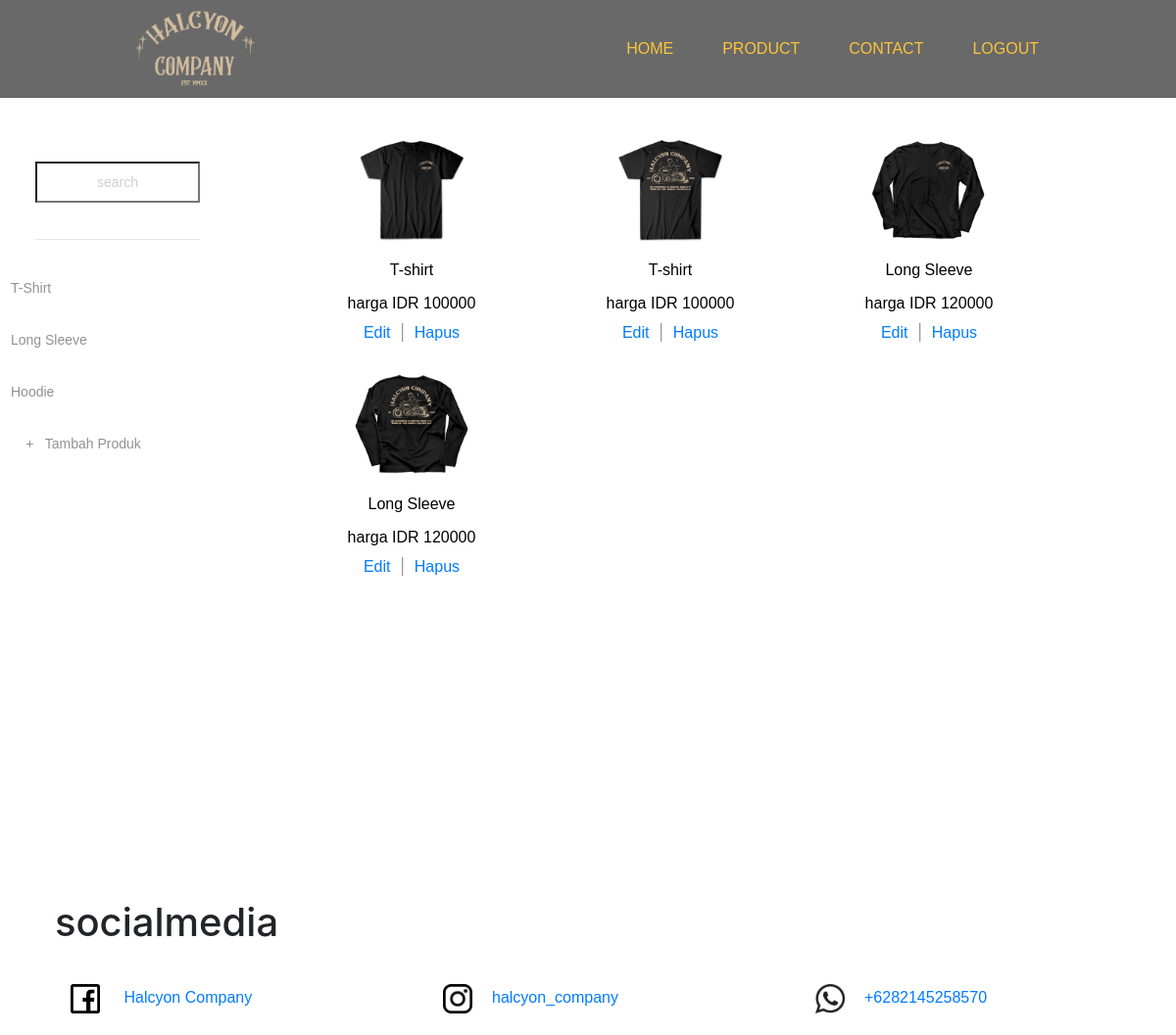
Page /produk-admin.php (signed in) on the committed database.
### tables this page shows
CREATE TABLE `produk` (
  `id` int(11) NOT NULL,
  `nama_produk` varchar(255) DEFAULT NULL,
  `deskripsi` text DEFAULT NULL,
  `harga_jual` int(11) DEFAULT NULL,
  `gambar_produk` varchar(255) DEFAULT NULL
);

### produk-admin.php (the view, shortened to what this page needs)
<?php
  include('koneksi.php');
?>
<!DOCTYPE html>
<html>
  <head>
    <link rel="stylesheet" type="text/css"href="css/style.css">
    <link href="css/styleproduct.css" rel="stylesheet" type="text/css">
    <link href="css/bootstrap.min.css" rel="stylesheet" type="text/css">
  </head>
  <body>
    <div id="wrapper">
      <header style="background-color:rgb(105,105,105);" class="main-header container_p">
        <div class="logo">
            <img src="img/logo.png" alt="Halycon">
        </div>
        <nav class="main-nav">
            <ul>
                <li><a href="index.html">HOME</a></li>
                <li><a href="produk-admin.php">PRODUCT</a></li>
                <li><a href="#">CONTACT</a></li>
                <?php if ($_SESSION['role_user']=='admin'): ?>
                  <li><a href="php/logout.php">LOGOUT</a></li>
                <?php endif ?>
            </ul>
        </nav>
      </header>
      <div id="content">
        <section class="sidebar">
          <input type="text"  id="search" value="search">
            <div id="menubar">
              <nav class="menu">
                <hr>
                <ul>
                  <li><a href="#" title="Link">T-Shirt</a></li>
                  <li><a href="#" title="Link">Long Sleeve</span></a></li>
                  <li><a href="#" title="Link">Hoodie</a></li>
                  <li><center><a href="php/tambah_produk.php">+ &nbsp; Tambah Produk</a><center></li>
                </ul>
              </nav>
            </div>
        </section>
        <section class="mainContent">
          <div class="productRow">
            <div class="container">
              <div class="row">
                <?php
                    $query = "SELECT * FROM produk ORDER BY id ASC";
                    $result = mysqli_query($koneksi, $query);
                      $no = 1;
                      while($row = mysqli_fetch_assoc($result)){
                ?>
                  <div class="col-sm-4">
                    <ul>
                      <li><img src="gambar/<?php echo $row['gambar_produk']; ?>" style="width: 120px;"></li>
                      <li><?php echo $row['nama_produk']; ?></li>
                      <li>harga IDR <?php echo $row['harga_jual']; ?></li>
                      <a href="php/edit_produk.php?id=<?php echo $row['id']; ?>">Edit</a> |
                      <a href="php/proses_hapus.php?id=<?php echo $row['id']; ?>" onclick="return confirm('Anda yakin akan menghapus data ini?')">Hapus</a>
                    </ul>
                  </div>
                <?php
                    $no++; }
                ?>
              </div>
            </div>
          </div>
        </section>
      </div>
     <footer>
      <div class="container">
        <div class="box">
          <h1>socialmedia</h1>
        </div>
        <div class="row">
          <div class="col-sm 3">
            <div class="logo-custom">
              <a href="https://www.facebook.com/halcyoncompany"target="_blank"><img src="img/facebook.png"> Halcyon Company</a>
            </div>
          </div>
          <div class="col-sm 3">
            <div class="logo-custom">
              <a href="https://www.instagram.com/halcyon_company/"target="_blank"><img src="img/instagram.png"">halcyon_company</a>
            </div>
          </div>
          <div class="col-sm 3">
            <div class="logo-custom">
             <a href="https://api.whatsapp.com/send?phone=6282145258750"target="_blank"><img src="img/whatsapp.png">+6282145258570</a>
            </div>
          </div>
        </div>
      </div>
    </footer>
  </body>
</html>

### css/style.css (style rules this page uses)
body { color: black; font-size: 15px; font-family: 'Karla', sans-serif; line-height: 1.80857; margin:0; }
h1 { font-size: 24px }
a { color: #fff; text-decoration: none!important; outline: none; }
ul, li, ol { list-style: none; margin: 0; padding: 0; }
.logo { width: 110px; margin: 4px 14px; float: left; }
.logo-custom { margin: 2px; background-color: #fff; }
.logo-custom img { width: 30px; margin: 20px; background-color: #fff; }
.container .box { width: 250px; height: 60px; text-align: center; display: block; margin-bottom: 10px; border: 5px solid rgba(255, 255, 255); }

### css/styleproduct.css (style rules this page uses)
#content { clear: both; overflow: auto; padding-top: 29px; }
#content .sidebar { font-family: 'Montserrat', sans-serif; color: rgba(146,146,146,1.00); float: left; width: 20%; padding-left: 3%; padding-right: 3%; text-align: center; padding-top: 36px; height: 784px; }
#content .mainContent { float: left; width: 70%; text-align: center; padding-left: 4%; }
#content .sidebar #menubar { text-align: left; color: rgba(146,146,146,1.00); position: relative; left: 0%; }
#content .sidebar #search { width: 100%; border-radius: 0px; height: 42px; text-align: center; color: rgba(208,207,207,1.00); font-size: 14px; ; margin-bottom: 21px; }
.menu ul li { list-style-type: none; font-size: x-large; position: relative; left: -35px; padding-top: 12px; }
#content .mainContent .productRow { overflow: auto; color: rgba(146,146,146,1.00); }
.sidebar #menubar .menu ul li a { color: rgba(146,146,146,1.00); text-decoration: none; }
#menubar .menu ul li a { font-size: 14px; }
.sidebar #menubar .menu { margin-bottom: 29px; }
*::before, *::after { box-sizing: border-box; }
body { margin: 0; padding: 0; font-family: Arial, Helvetica, sans-serif; }
.main-header { display: flex; height: 100px; justify-content: space-between; align-items: center; }
.container_p { margin: 0px auto; padding: 0 115px; }
.logo img { width: 9rem; }
.main-nav ul { display: flex; list-style: none; margin: 0; padding: 0; }
.main-nav a { color: rgb(252, 197, 57); padding: 1.25rem; text-decoration: none; }
.socialmedia ul,li,a { list-style: none; text-decoration: none; color: black; padding: 5px; font-family:'Franklin Gothic Medium', 'Arial Narrow', Arial, sans-serif; }

### rows in the picture
produk: gambar_produk (picture), nama_produk "T-shirt", harga_jual "100000"
produk: gambar_produk (picture), nama_produk "T-shirt", harga_jual "100000"
produk: gambar_produk (picture), nama_produk "Long Sleeve", harga_jual "120000"
produk: gambar_produk (picture), nama_produk "Long Sleeve", harga_jual "120000"
